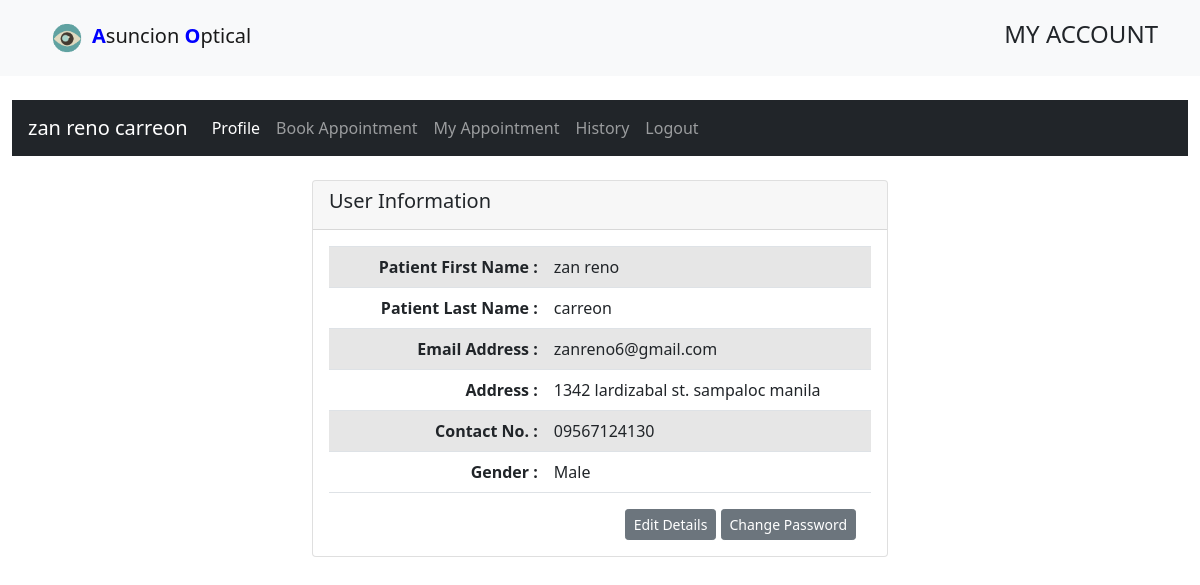
/main/patient/profile.php (signed in), run on the app's committed database.
### tables this page shows
CREATE TABLE `data` (
  `ID` int(11) NOT NULL,
  `Email` varchar(100) NOT NULL,
  `Pass` varchar(255) NOT NULL,
  `First_Name` varchar(100) NOT NULL,
  `Last_Name` varchar(100) NOT NULL,
  `Gender` varchar(100) NOT NULL,
  `Contact` varchar(12) NOT NULL,
  `Home` varchar(100) NOT NULL,
  `vkey` varchar(255) NOT NULL,
  `verified` tinyint(1) NOT NULL DEFAULT 0,
  `createdate` timestamp(6) NOT NULL DEFAULT current_timestamp(6)
);

### main/patient/profile.php (the view, shortened to what this page needs)
<?php
    include_once 'header.php';
	include_once '../includes/dbh.inc.php';
?>
<div class="container-fluid">
	<?php $page = 'profile'; include('navbar.php'); ?>
        <div class="row justify-content-md-center mt-4">
        <div class="col col-md-6">
            <div class="card">
				<div class="card-header">
					<div class="row">
						<div class="col-md-6">
                            <h5 class="card-title "> User Information </h5>
						</div>
					</div>
				</div>
				<div class="card-body">
					<table class="table table-striped">
					<?php
    					if(isset($_SESSION['id']))
						{
							$id = $_SESSION['id'];
							$result = $conn->query("SELECT * FROM data WHERE ID = $id");
							$row = $result->fetch_assoc();
					?>
						<tr >
							<th class="text-right" width="40%">Patient First Name :</th>
							<td><?php echo $row['First_Name']; ?></td>
						</tr>
						<tr >
							<th class="text-right" width="40%">Patient Last Name :</th>
							<td><?php echo $row['Last_Name']; ?></td>
						</tr>
						<tr>
							<th class="text-right" width="40%">Email Address : </th>
							<td><?php echo $row['Email']; ?></td>
						</tr>
						<tr>
							<th class="text-right" width="40%">Address : </th>
							<td><?php echo $row['Home']; ?></td>
						</tr>
						<tr>
							<th class="text-right" width="40%">Contact No. :</th>
							<td><?php echo $row['Contact']; ?></td>
						</tr>
						<tr>
							<th class="text-right" width="40%">Gender :</th>
							<td><?php echo $row['Gender']; ?></td>
						</tr>
						<?php
						}
						?>
					</table>
					<div class="col-12 text-right">
							<a href="../edit.php" class="btn btn-secondary btn-sm ">Edit Details</a>
							<a href="update.php" class="btn btn-secondary btn-sm ">Change Password</a>
						</div>
				</div>
			</div>
        </div>
        </div>
			<br />
			<br />

### main/patient/navbar.php (shortened to what this page needs)
<?php
if(isset($_SESSION['id'])){
	$id = $_SESSION['id'];
	$result = $conn->query("SELECT * FROM data WHERE ID = $id");
	$row = $result->fetch_assoc();
?>
<nav class="navbar navbar-expand-sm bg-dark navbar-dark mt-4">
  		<a class="navbar-brand" href="#"><?php echo $row['First_Name']?> <?php echo $row['Last_Name']?></a>
			<?php
			}
			?>
	<div class="collapse navbar-collapse" id="navbarNavDropdown">
	  	<ul class="navbar-nav">
	    	<li class="nav-item <?php if($page=='profile'){echo 'active';}?>">
	      		<a class="nav-link" href="profile.php">Profile</a>
	    	</li>
	    	<li class="nav-item nav-item <?php if($page=='book'){echo 'active';}?>">
	      		<a class="nav-link" href="bookappointment.php">Book Appointment</a>
	    	</li>
	    	<li class="nav-item <?php if($page=='appointment'){echo 'active';}?>">
	      		<a class="nav-link" href="myappointment.php">My Appointment</a>
	    	</li>
			<li class="nav-item	<?php if($page=='history'){echo 'active';}?>">
	      		<a class="nav-link" href="history.php">History</a>
	    	</li>
	    	<li class="nav-item">
	      		<a class="nav-link" href="#" data-bs-toggle="modal" data-bs-target="#logoutModal">Logout</a>
	    	</li>
	  	</ul>
	</div>
</nav>

### main/css/style.css (style rules this page uses)
* { margin: 0; padding: 0; }
html, body { height: 100%; }

### data on the page
data: First_Name "zan reno", Last_Name "carreon", Email "zanreno6@gmail.com", Home "1342 lardizabal st. sampaloc manila", Contact "09567124130", Gender "Male"
